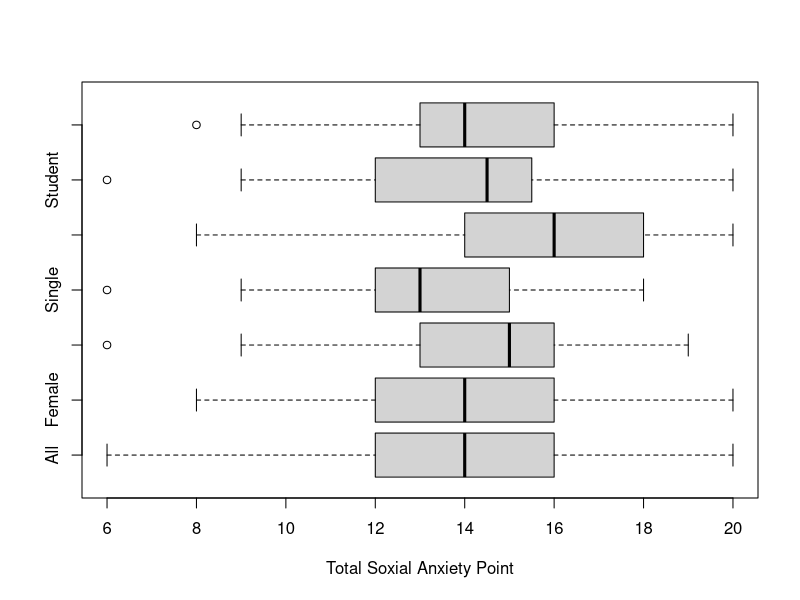

Generate this figure with R:
# CHANGE DIRECTORY
setwd("C:/workspace/SocialAnxietyStudyInR/")

#-------------------------------------------
# DATA CLEANING AND PREPARATION
#-------------------------------------------

# READ CSV FILES
surveys <- read.csv(file = 'dataset/Social Anxiety Survey_Master.csv')

# RENAME DATAFRAME HEADER
names(surveys)[1] <- "timestamp"
names(surveys)[2] <- "gender"
names(surveys)[3] <- "student"
names(surveys)[4] <- "age"
names(surveys)[5] <- "marital"
names(surveys)[6] <- "max_hours"
names(surveys)[7] <- "saq1"
names(surveys)[8] <- "saq2"
names(surveys)[9] <- "saq3"
names(surveys)[10] <- "saq4"
names(surveys)[11] <- "saq5"
names(surveys)[12] <- "saq6"

# REMOVE UNWANTED COLUMNS
surveys$timestamp <- NULL
surveys$X <- NULL

# TRANSFORM DATA - STUDENT
surveys$student <- gsub("Yes", "1", surveys$student)
surveys$student <- gsub("No", "0", surveys$student)

# TRANSFORM DATA - MARITAL
surveys$marital <- gsub("Single", "S", surveys$marital)
surveys$marital <- gsub("Married", "M", surveys$marital)

# TRANSFORM DATA - MAXIMUM HOURS
surveys$max_hours <- gsub("0", "0", surveys$max_hours)
surveys$max_hours <- gsub("Less than 1 hours per day", "1", surveys$max_hours)
surveys$max_hours <- gsub("Less than 2 hours per day", "2", surveys$max_hours)
surveys$max_hours <- gsub("Less than 3 hours per day", "3", surveys$max_hours)
surveys$max_hours <- gsub("Less than 4 hours per day", "4", surveys$max_hours)
surveys$max_hours <- gsub("4 hours and above per day", "24", surveys$max_hours)

# TRANSFORM DATA - SAQ5
surveys$saq5[surveys$saq5 == 1] <- 5
surveys$saq5[surveys$saq5 == 2] <- 4
surveys$saq5[surveys$saq5 == 3] <- 3
surveys$saq5[surveys$saq5 == 4] <- 2
surveys$saq5[surveys$saq5 == 5] <- 1

# TRANSFORM DATA - SAQ6
surveys$saq6[surveys$saq6 == 1] <- 5
surveys$saq6[surveys$saq6 == 2] <- 4
surveys$saq6[surveys$saq6 == 3] <- 3
surveys$saq6[surveys$saq6 == 4] <- 2
surveys$saq6[surveys$saq6 == 5] <- 1

# ADD NEW TOTAL COLUMN
surveys$ttl_point <- surveys$saq1 + surveys$saq2 + surveys$saq3 + surveys$saq4 + surveys$saq5 + surveys$saq6 

# PRINT HEADER
head(surveys)

#-------------------------------------------
# ANALYSIS / DESCRITIVE
#-------------------------------------------

# BOX PLOT - GENERAL
femaleBox <- surveys[surveys$gender=="Female",]
maleBox <- surveys[surveys$gender=="Male",]
singleBox <- surveys[surveys$marital=="S",]
marriedBox <- surveys[surveys$marital=="M",]
studentBox <- surveys[surveys$student=="1",]
notStudentBox <- surveys[surveys$student=="0",]
png("output/student_boxplot.png",1000,800)
boxplot(surveys$ttl_point, femaleBox$ttl_point, maleBox$ttl_point, singleBox$ttl_point, marriedBox$ttl_point, studentBox$ttl_point, notStudentBox$ttl_point, horizontal = TRUE, xlab="Total Soxial Anxiety Point", names=c("All", "Female", "Male", "Single", "Married", "Student", "Not Student"))
graphics.off()